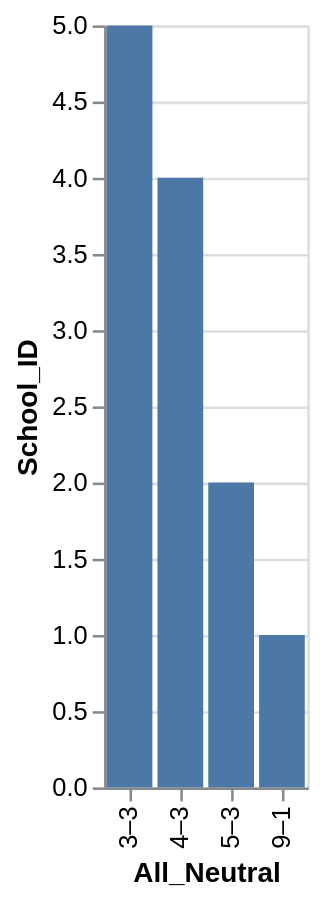

Vega-Lite specification stored for this chart:
### Vega-Lite specification from a JSON file in a GitHub repository (floating-point values rounded to 4 significant figures)
{"data": {"values": [{"x_data": "9–1", "y_data": 1}, {"x_data": "5–3", "y_data": 2}, {"x_data": "4–3", "y_data": 4}, {"x_data": "3–3", "y_data": 5}]}, "mark": "bar", "encoding": {"x": {"field": "x_data", "type": "nominal", "title": "All_Neutral", "sort": {"op": "sum", "field": "y_data", "order": "descending"}}, "y": {"field": "y_data", "type": "quantitative", "title": "School_ID"}}}
